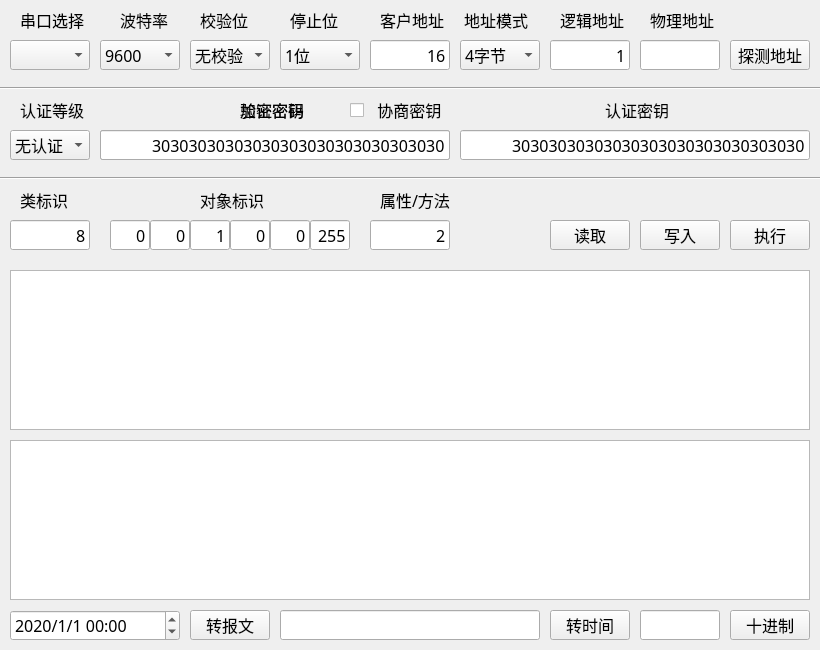
<?xml version="1.0" encoding="UTF-8"?>
<ui version="4.0">
 <class>Prober</class>
 <widget class="QMainWindow" name="Prober">
  <property name="geometry">
   <rect>
    <x>0</x>
    <y>0</y>
    <width>820</width>
    <height>650</height>
   </rect>
  </property>
  <property name="sizePolicy">
   <sizepolicy hsizetype="Fixed" vsizetype="Fixed">
    <horstretch>0</horstretch>
    <verstretch>0</verstretch>
   </sizepolicy>
  </property>
  <property name="minimumSize">
   <size>
    <width>820</width>
    <height>650</height>
   </size>
  </property>
  <property name="maximumSize">
   <size>
    <width>820</width>
    <height>650</height>
   </size>
  </property>
  <property name="font">
   <font>
    <family>等线</family>
    <pointsize>12</pointsize>
   </font>
  </property>
  <property name="windowTitle">
   <string>DLMS Prober</string>
  </property>
  <property name="windowIcon">
   <iconset>
    <normaloff>Paint.ico</normaloff>Paint.ico</iconset>
  </property>
  <widget class="QWidget" name="centralWidget">
   <widget class="QLineEdit" name="AddressLogic">
    <property name="geometry">
     <rect>
      <x>550</x>
      <y>40</y>
      <width>80</width>
      <height>30</height>
     </rect>
    </property>
    <property name="sizePolicy">
     <sizepolicy hsizetype="Fixed" vsizetype="Fixed">
      <horstretch>0</horstretch>
      <verstretch>0</verstretch>
     </sizepolicy>
    </property>
    <property name="minimumSize">
     <size>
      <width>80</width>
      <height>30</height>
     </size>
    </property>
    <property name="maximumSize">
     <size>
      <width>80</width>
      <height>30</height>
     </size>
    </property>
    <property name="font">
     <font>
      <family>等线</family>
      <pointsize>12</pointsize>
     </font>
    </property>
    <property name="contextMenuPolicy">
     <enum>Qt::NoContextMenu</enum>
    </property>
    <property name="inputMethodHints">
     <set>Qt::ImhNone</set>
    </property>
    <property name="text">
     <string>1</string>
    </property>
    <property name="maxLength">
     <number>4</number>
    </property>
    <property name="echoMode">
     <enum>QLineEdit::Normal</enum>
    </property>
    <property name="alignment">
     <set>Qt::AlignRight|Qt::AlignTrailing|Qt::AlignVCenter</set>
    </property>
   </widget>
   <widget class="QComboBox" name="SerialNo">
    <property name="geometry">
     <rect>
      <x>10</x>
      <y>40</y>
      <width>80</width>
      <height>30</height>
     </rect>
    </property>
    <property name="currentIndex">
     <number>-1</number>
    </property>
   </widget>
   <widget class="QLabel" name="label_1">
    <property name="geometry">
     <rect>
      <x>560</x>
      <y>10</y>
      <width>70</width>
      <height>20</height>
     </rect>
    </property>
    <property name="frameShadow">
     <enum>QFrame::Plain</enum>
    </property>
    <property name="text">
     <string>逻辑地址</string>
    </property>
   </widget>
   <widget class="QLabel" name="label_2">
    <property name="geometry">
     <rect>
      <x>650</x>
      <y>10</y>
      <width>70</width>
      <height>20</height>
     </rect>
    </property>
    <property name="text">
     <string>物理地址</string>
    </property>
   </widget>
   <widget class="QComboBox" name="Baudrate">
    <property name="geometry">
     <rect>
      <x>100</x>
      <y>40</y>
      <width>80</width>
      <height>30</height>
     </rect>
    </property>
    <property name="currentIndex">
     <number>3</number>
    </property>
    <item>
     <property name="text">
      <string>1200</string>
     </property>
    </item>
    <item>
     <property name="text">
      <string>2400</string>
     </property>
    </item>
    <item>
     <property name="text">
      <string>4800</string>
     </property>
    </item>
    <item>
     <property name="text">
      <string>9600</string>
     </property>
    </item>
    <item>
     <property name="text">
      <string>19200</string>
     </property>
    </item>
    <item>
     <property name="text">
      <string>38400</string>
     </property>
    </item>
    <item>
     <property name="text">
      <string>57600</string>
     </property>
    </item>
    <item>
     <property name="text">
      <string>115200</string>
     </property>
    </item>
   </widget>
   <widget class="QComboBox" name="CheckBit">
    <property name="geometry">
     <rect>
      <x>190</x>
      <y>40</y>
      <width>80</width>
      <height>30</height>
     </rect>
    </property>
    <property name="currentIndex">
     <number>0</number>
    </property>
    <item>
     <property name="text">
      <string>无校验</string>
     </property>
    </item>
    <item>
     <property name="text">
      <string>奇校验</string>
     </property>
    </item>
    <item>
     <property name="text">
      <string>偶校验</string>
     </property>
    </item>
   </widget>
   <widget class="QComboBox" name="StopBit">
    <property name="geometry">
     <rect>
      <x>280</x>
      <y>40</y>
      <width>80</width>
      <height>30</height>
     </rect>
    </property>
    <property name="currentIndex">
     <number>0</number>
    </property>
    <item>
     <property name="text">
      <string>1位</string>
     </property>
    </item>
    <item>
     <property name="text">
      <string>1位半</string>
     </property>
    </item>
    <item>
     <property name="text">
      <string>2位</string>
     </property>
    </item>
   </widget>
   <widget class="QLineEdit" name="Password">
    <property name="geometry">
     <rect>
      <x>100</x>
      <y>130</y>
      <width>350</width>
      <height>30</height>
     </rect>
    </property>
    <property name="sizePolicy">
     <sizepolicy hsizetype="Fixed" vsizetype="Fixed">
      <horstretch>0</horstretch>
      <verstretch>0</verstretch>
     </sizepolicy>
    </property>
    <property name="minimumSize">
     <size>
      <width>350</width>
      <height>30</height>
     </size>
    </property>
    <property name="maximumSize">
     <size>
      <width>350</width>
      <height>30</height>
     </size>
    </property>
    <property name="font">
     <font>
      <family>等线</family>
      <pointsize>12</pointsize>
     </font>
    </property>
    <property name="contextMenuPolicy">
     <enum>Qt::NoContextMenu</enum>
    </property>
    <property name="inputMethodHints">
     <set>Qt::ImhNone</set>
    </property>
    <property name="text">
     <string>3030303030303030</string>
    </property>
    <property name="maxLength">
     <number>40</number>
    </property>
    <property name="alignment">
     <set>Qt::AlignRight|Qt::AlignTrailing|Qt::AlignVCenter</set>
    </property>
   </widget>
   <widget class="QLineEdit" name="AddressReal">
    <property name="geometry">
     <rect>
      <x>640</x>
      <y>40</y>
      <width>80</width>
      <height>30</height>
     </rect>
    </property>
    <property name="sizePolicy">
     <sizepolicy hsizetype="Fixed" vsizetype="Fixed">
      <horstretch>0</horstretch>
      <verstretch>0</verstretch>
     </sizepolicy>
    </property>
    <property name="minimumSize">
     <size>
      <width>80</width>
      <height>30</height>
     </size>
    </property>
    <property name="maximumSize">
     <size>
      <width>80</width>
      <height>30</height>
     </size>
    </property>
    <property name="font">
     <font>
      <family>等线</family>
      <pointsize>12</pointsize>
     </font>
    </property>
    <property name="contextMenuPolicy">
     <enum>Qt::NoContextMenu</enum>
    </property>
    <property name="inputMethodHints">
     <set>Qt::ImhNone</set>
    </property>
    <property name="text">
     <string/>
    </property>
    <property name="maxLength">
     <number>4</number>
    </property>
    <property name="alignment">
     <set>Qt::AlignRight|Qt::AlignTrailing|Qt::AlignVCenter</set>
    </property>
   </widget>
   <widget class="QLineEdit" name="EncryptKey">
    <property name="geometry">
     <rect>
      <x>100</x>
      <y>130</y>
      <width>350</width>
      <height>30</height>
     </rect>
    </property>
    <property name="sizePolicy">
     <sizepolicy hsizetype="Fixed" vsizetype="Fixed">
      <horstretch>0</horstretch>
      <verstretch>0</verstretch>
     </sizepolicy>
    </property>
    <property name="minimumSize">
     <size>
      <width>350</width>
      <height>30</height>
     </size>
    </property>
    <property name="maximumSize">
     <size>
      <width>350</width>
      <height>30</height>
     </size>
    </property>
    <property name="font">
     <font>
      <family>等线</family>
      <pointsize>12</pointsize>
     </font>
    </property>
    <property name="contextMenuPolicy">
     <enum>Qt::NoContextMenu</enum>
    </property>
    <property name="inputMethodHints">
     <set>Qt::ImhNone</set>
    </property>
    <property name="text">
     <string>30303030303030303030303030303030</string>
    </property>
    <property name="maxLength">
     <number>32</number>
    </property>
    <property name="alignment">
     <set>Qt::AlignRight|Qt::AlignTrailing|Qt::AlignVCenter</set>
    </property>
   </widget>
   <widget class="QLabel" name="label_7">
    <property name="geometry">
     <rect>
      <x>240</x>
      <y>100</y>
      <width>80</width>
      <height>20</height>
     </rect>
    </property>
    <property name="frameShadow">
     <enum>QFrame::Plain</enum>
    </property>
    <property name="text">
     <string>加密密钥</string>
    </property>
   </widget>
   <widget class="QLabel" name="label_8">
    <property name="geometry">
     <rect>
      <x>605</x>
      <y>100</y>
      <width>80</width>
      <height>20</height>
     </rect>
    </property>
    <property name="frameShadow">
     <enum>QFrame::Plain</enum>
    </property>
    <property name="text">
     <string>认证密钥</string>
    </property>
   </widget>
   <widget class="QComboBox" name="Level">
    <property name="geometry">
     <rect>
      <x>10</x>
      <y>130</y>
      <width>80</width>
      <height>30</height>
     </rect>
    </property>
    <property name="currentIndex">
     <number>0</number>
    </property>
    <item>
     <property name="text">
      <string>无认证</string>
     </property>
    </item>
    <item>
     <property name="text">
      <string>低等级</string>
     </property>
    </item>
    <item>
     <property name="text">
      <string>高等级</string>
     </property>
    </item>
   </widget>
   <widget class="QLineEdit" name="AuthKey">
    <property name="geometry">
     <rect>
      <x>460</x>
      <y>130</y>
      <width>350</width>
      <height>30</height>
     </rect>
    </property>
    <property name="sizePolicy">
     <sizepolicy hsizetype="Fixed" vsizetype="Fixed">
      <horstretch>0</horstretch>
      <verstretch>0</verstretch>
     </sizepolicy>
    </property>
    <property name="minimumSize">
     <size>
      <width>350</width>
      <height>30</height>
     </size>
    </property>
    <property name="maximumSize">
     <size>
      <width>350</width>
      <height>30</height>
     </size>
    </property>
    <property name="font">
     <font>
      <family>等线</family>
      <pointsize>12</pointsize>
     </font>
    </property>
    <property name="contextMenuPolicy">
     <enum>Qt::NoContextMenu</enum>
    </property>
    <property name="inputMethodHints">
     <set>Qt::ImhNone</set>
    </property>
    <property name="text">
     <string>30303030303030303030303030303030</string>
    </property>
    <property name="maxLength">
     <number>32</number>
    </property>
    <property name="alignment">
     <set>Qt::AlignRight|Qt::AlignTrailing|Qt::AlignVCenter</set>
    </property>
   </widget>
   <widget class="QLabel" name="label_9">
    <property name="geometry">
     <rect>
      <x>240</x>
      <y>100</y>
      <width>80</width>
      <height>20</height>
     </rect>
    </property>
    <property name="frameShadow">
     <enum>QFrame::Plain</enum>
    </property>
    <property name="text">
     <string>验证密码</string>
    </property>
   </widget>
   <widget class="QPushButton" name="ButtonGetAddress">
    <property name="geometry">
     <rect>
      <x>730</x>
      <y>40</y>
      <width>80</width>
      <height>30</height>
     </rect>
    </property>
    <property name="minimumSize">
     <size>
      <width>80</width>
      <height>30</height>
     </size>
    </property>
    <property name="maximumSize">
     <size>
      <width>80</width>
      <height>30</height>
     </size>
    </property>
    <property name="text">
     <string>探测地址</string>
    </property>
   </widget>
   <widget class="QLineEdit" name="ClassID">
    <property name="geometry">
     <rect>
      <x>10</x>
      <y>220</y>
      <width>80</width>
      <height>30</height>
     </rect>
    </property>
    <property name="sizePolicy">
     <sizepolicy hsizetype="Fixed" vsizetype="Fixed">
      <horstretch>0</horstretch>
      <verstretch>0</verstretch>
     </sizepolicy>
    </property>
    <property name="minimumSize">
     <size>
      <width>80</width>
      <height>30</height>
     </size>
    </property>
    <property name="maximumSize">
     <size>
      <width>80</width>
      <height>30</height>
     </size>
    </property>
    <property name="font">
     <font>
      <family>等线</family>
      <pointsize>12</pointsize>
     </font>
    </property>
    <property name="contextMenuPolicy">
     <enum>Qt::NoContextMenu</enum>
    </property>
    <property name="inputMethodHints">
     <set>Qt::ImhNone</set>
    </property>
    <property name="text">
     <string>8</string>
    </property>
    <property name="maxLength">
     <number>5</number>
    </property>
    <property name="alignment">
     <set>Qt::AlignRight|Qt::AlignTrailing|Qt::AlignVCenter</set>
    </property>
   </widget>
   <widget class="QPlainTextEdit" name="Plain">
    <property name="geometry">
     <rect>
      <x>10</x>
      <y>270</y>
      <width>800</width>
      <height>160</height>
     </rect>
    </property>
    <property name="sizePolicy">
     <sizepolicy hsizetype="Fixed" vsizetype="Fixed">
      <horstretch>0</horstretch>
      <verstretch>0</verstretch>
     </sizepolicy>
    </property>
    <property name="minimumSize">
     <size>
      <width>800</width>
      <height>160</height>
     </size>
    </property>
    <property name="maximumSize">
     <size>
      <width>800</width>
      <height>160</height>
     </size>
    </property>
    <property name="contextMenuPolicy">
     <enum>Qt::NoContextMenu</enum>
    </property>
    <property name="plainText">
     <string/>
    </property>
   </widget>
   <widget class="QPlainTextEdit" name="LOG">
    <property name="geometry">
     <rect>
      <x>10</x>
      <y>440</y>
      <width>800</width>
      <height>160</height>
     </rect>
    </property>
    <property name="sizePolicy">
     <sizepolicy hsizetype="Fixed" vsizetype="Fixed">
      <horstretch>0</horstretch>
      <verstretch>0</verstretch>
     </sizepolicy>
    </property>
    <property name="minimumSize">
     <size>
      <width>800</width>
      <height>160</height>
     </size>
    </property>
    <property name="maximumSize">
     <size>
      <width>800</width>
      <height>160</height>
     </size>
    </property>
    <property name="contextMenuPolicy">
     <enum>Qt::NoContextMenu</enum>
    </property>
    <property name="plainText">
     <string/>
    </property>
   </widget>
   <widget class="QLabel" name="label_3">
    <property name="geometry">
     <rect>
      <x>20</x>
      <y>10</y>
      <width>70</width>
      <height>20</height>
     </rect>
    </property>
    <property name="frameShadow">
     <enum>QFrame::Plain</enum>
    </property>
    <property name="text">
     <string>串口选择</string>
    </property>
   </widget>
   <widget class="QLabel" name="label_4">
    <property name="geometry">
     <rect>
      <x>120</x>
      <y>10</y>
      <width>50</width>
      <height>20</height>
     </rect>
    </property>
    <property name="frameShadow">
     <enum>QFrame::Plain</enum>
    </property>
    <property name="text">
     <string>波特率</string>
    </property>
   </widget>
   <widget class="QLabel" name="label_5">
    <property name="geometry">
     <rect>
      <x>200</x>
      <y>10</y>
      <width>50</width>
      <height>20</height>
     </rect>
    </property>
    <property name="frameShadow">
     <enum>QFrame::Plain</enum>
    </property>
    <property name="text">
     <string>校验位</string>
    </property>
   </widget>
   <widget class="QLabel" name="label_10">
    <property name="geometry">
     <rect>
      <x>290</x>
      <y>10</y>
      <width>50</width>
      <height>20</height>
     </rect>
    </property>
    <property name="frameShadow">
     <enum>QFrame::Plain</enum>
    </property>
    <property name="text">
     <string>停止位</string>
    </property>
   </widget>
   <widget class="QLabel" name="label_11">
    <property name="geometry">
     <rect>
      <x>20</x>
      <y>100</y>
      <width>70</width>
      <height>20</height>
     </rect>
    </property>
    <property name="frameShadow">
     <enum>QFrame::Plain</enum>
    </property>
    <property name="text">
     <string>认证等级</string>
    </property>
   </widget>
   <widget class="QPushButton" name="ButtonRead">
    <property name="geometry">
     <rect>
      <x>550</x>
      <y>220</y>
      <width>80</width>
      <height>30</height>
     </rect>
    </property>
    <property name="minimumSize">
     <size>
      <width>80</width>
      <height>30</height>
     </size>
    </property>
    <property name="maximumSize">
     <size>
      <width>80</width>
      <height>30</height>
     </size>
    </property>
    <property name="text">
     <string>读取</string>
    </property>
   </widget>
   <widget class="QPushButton" name="ButtonWrite">
    <property name="geometry">
     <rect>
      <x>640</x>
      <y>220</y>
      <width>80</width>
      <height>30</height>
     </rect>
    </property>
    <property name="minimumSize">
     <size>
      <width>80</width>
      <height>30</height>
     </size>
    </property>
    <property name="maximumSize">
     <size>
      <width>80</width>
      <height>30</height>
     </size>
    </property>
    <property name="text">
     <string>写入</string>
    </property>
   </widget>
   <widget class="QPushButton" name="ButtonExecute">
    <property name="geometry">
     <rect>
      <x>730</x>
      <y>220</y>
      <width>80</width>
      <height>30</height>
     </rect>
    </property>
    <property name="minimumSize">
     <size>
      <width>80</width>
      <height>30</height>
     </size>
    </property>
    <property name="maximumSize">
     <size>
      <width>80</width>
      <height>30</height>
     </size>
    </property>
    <property name="text">
     <string>执行</string>
    </property>
   </widget>
   <widget class="QLabel" name="label_12">
    <property name="geometry">
     <rect>
      <x>20</x>
      <y>190</y>
      <width>50</width>
      <height>20</height>
     </rect>
    </property>
    <property name="frameShadow">
     <enum>QFrame::Plain</enum>
    </property>
    <property name="text">
     <string>类标识</string>
    </property>
   </widget>
   <widget class="QLabel" name="label_13">
    <property name="geometry">
     <rect>
      <x>200</x>
      <y>190</y>
      <width>70</width>
      <height>20</height>
     </rect>
    </property>
    <property name="frameShadow">
     <enum>QFrame::Plain</enum>
    </property>
    <property name="text">
     <string>对象标识</string>
    </property>
   </widget>
   <widget class="QDateTimeEdit" name="Time">
    <property name="geometry">
     <rect>
      <x>10</x>
      <y>610</y>
      <width>170</width>
      <height>31</height>
     </rect>
    </property>
    <property name="contextMenuPolicy">
     <enum>Qt::NoContextMenu</enum>
    </property>
    <property name="dateTime">
     <datetime>
      <hour>0</hour>
      <minute>0</minute>
      <second>0</second>
      <year>2020</year>
      <month>1</month>
      <day>1</day>
     </datetime>
    </property>
    <property name="minimumDateTime">
     <datetime>
      <hour>0</hour>
      <minute>0</minute>
      <second>0</second>
      <year>1970</year>
      <month>1</month>
      <day>1</day>
     </datetime>
    </property>
    <property name="currentSection">
     <enum>QDateTimeEdit::YearSection</enum>
    </property>
    <property name="displayFormat">
     <string>yyyy/M/d hh:mm</string>
    </property>
   </widget>
   <widget class="QLineEdit" name="Text">
    <property name="geometry">
     <rect>
      <x>280</x>
      <y>610</y>
      <width>260</width>
      <height>30</height>
     </rect>
    </property>
    <property name="sizePolicy">
     <sizepolicy hsizetype="Fixed" vsizetype="Fixed">
      <horstretch>0</horstretch>
      <verstretch>0</verstretch>
     </sizepolicy>
    </property>
    <property name="minimumSize">
     <size>
      <width>260</width>
      <height>30</height>
     </size>
    </property>
    <property name="maximumSize">
     <size>
      <width>260</width>
      <height>30</height>
     </size>
    </property>
    <property name="font">
     <font>
      <family>等线</family>
      <pointsize>12</pointsize>
     </font>
    </property>
    <property name="contextMenuPolicy">
     <enum>Qt::PreventContextMenu</enum>
    </property>
    <property name="inputMethodHints">
     <set>Qt::ImhNone</set>
    </property>
    <property name="text">
     <string/>
    </property>
    <property name="maxLength">
     <number>32</number>
    </property>
    <property name="alignment">
     <set>Qt::AlignRight|Qt::AlignTrailing|Qt::AlignVCenter</set>
    </property>
   </widget>
   <widget class="QPushButton" name="Button2Text">
    <property name="geometry">
     <rect>
      <x>190</x>
      <y>610</y>
      <width>80</width>
      <height>30</height>
     </rect>
    </property>
    <property name="minimumSize">
     <size>
      <width>80</width>
      <height>30</height>
     </size>
    </property>
    <property name="maximumSize">
     <size>
      <width>80</width>
      <height>30</height>
     </size>
    </property>
    <property name="text">
     <string>转报文</string>
    </property>
   </widget>
   <widget class="QPushButton" name="Button2Time">
    <property name="geometry">
     <rect>
      <x>550</x>
      <y>610</y>
      <width>80</width>
      <height>30</height>
     </rect>
    </property>
    <property name="minimumSize">
     <size>
      <width>80</width>
      <height>30</height>
     </size>
    </property>
    <property name="maximumSize">
     <size>
      <width>80</width>
      <height>30</height>
     </size>
    </property>
    <property name="text">
     <string>转时间</string>
    </property>
   </widget>
   <widget class="QLineEdit" name="HexDec">
    <property name="geometry">
     <rect>
      <x>640</x>
      <y>610</y>
      <width>80</width>
      <height>30</height>
     </rect>
    </property>
    <property name="sizePolicy">
     <sizepolicy hsizetype="Fixed" vsizetype="Fixed">
      <horstretch>0</horstretch>
      <verstretch>0</verstretch>
     </sizepolicy>
    </property>
    <property name="minimumSize">
     <size>
      <width>80</width>
      <height>30</height>
     </size>
    </property>
    <property name="maximumSize">
     <size>
      <width>80</width>
      <height>30</height>
     </size>
    </property>
    <property name="font">
     <font>
      <family>等线</family>
      <pointsize>12</pointsize>
     </font>
    </property>
    <property name="contextMenuPolicy">
     <enum>Qt::NoContextMenu</enum>
    </property>
    <property name="inputMethodHints">
     <set>Qt::ImhNone</set>
    </property>
    <property name="text">
     <string/>
    </property>
    <property name="maxLength">
     <number>5</number>
    </property>
    <property name="echoMode">
     <enum>QLineEdit::Normal</enum>
    </property>
    <property name="alignment">
     <set>Qt::AlignRight|Qt::AlignTrailing|Qt::AlignVCenter</set>
    </property>
   </widget>
   <widget class="QPushButton" name="ButtonHexDec">
    <property name="geometry">
     <rect>
      <x>730</x>
      <y>610</y>
      <width>80</width>
      <height>30</height>
     </rect>
    </property>
    <property name="minimumSize">
     <size>
      <width>80</width>
      <height>30</height>
     </size>
    </property>
    <property name="maximumSize">
     <size>
      <width>80</width>
      <height>30</height>
     </size>
    </property>
    <property name="text">
     <string>十进制</string>
    </property>
   </widget>
   <widget class="Line" name="line_1">
    <property name="geometry">
     <rect>
      <x>0</x>
      <y>80</y>
      <width>821</width>
      <height>16</height>
     </rect>
    </property>
    <property name="orientation">
     <enum>Qt::Horizontal</enum>
    </property>
   </widget>
   <widget class="Line" name="line_2">
    <property name="geometry">
     <rect>
      <x>0</x>
      <y>170</y>
      <width>821</width>
      <height>16</height>
     </rect>
    </property>
    <property name="orientation">
     <enum>Qt::Horizontal</enum>
    </property>
   </widget>
   <widget class="QLineEdit" name="Attribute">
    <property name="geometry">
     <rect>
      <x>370</x>
      <y>220</y>
      <width>80</width>
      <height>30</height>
     </rect>
    </property>
    <property name="sizePolicy">
     <sizepolicy hsizetype="Fixed" vsizetype="Fixed">
      <horstretch>0</horstretch>
      <verstretch>0</verstretch>
     </sizepolicy>
    </property>
    <property name="minimumSize">
     <size>
      <width>80</width>
      <height>30</height>
     </size>
    </property>
    <property name="maximumSize">
     <size>
      <width>80</width>
      <height>30</height>
     </size>
    </property>
    <property name="font">
     <font>
      <family>等线</family>
      <pointsize>12</pointsize>
     </font>
    </property>
    <property name="contextMenuPolicy">
     <enum>Qt::NoContextMenu</enum>
    </property>
    <property name="inputMethodHints">
     <set>Qt::ImhNone</set>
    </property>
    <property name="text">
     <string>2</string>
    </property>
    <property name="maxLength">
     <number>5</number>
    </property>
    <property name="alignment">
     <set>Qt::AlignRight|Qt::AlignTrailing|Qt::AlignVCenter</set>
    </property>
   </widget>
   <widget class="QLineEdit" name="OBIS5">
    <property name="geometry">
     <rect>
      <x>270</x>
      <y>220</y>
      <width>40</width>
      <height>30</height>
     </rect>
    </property>
    <property name="sizePolicy">
     <sizepolicy hsizetype="Fixed" vsizetype="Fixed">
      <horstretch>0</horstretch>
      <verstretch>0</verstretch>
     </sizepolicy>
    </property>
    <property name="minimumSize">
     <size>
      <width>0</width>
      <height>30</height>
     </size>
    </property>
    <property name="maximumSize">
     <size>
      <width>80</width>
      <height>30</height>
     </size>
    </property>
    <property name="font">
     <font>
      <family>等线</family>
      <pointsize>12</pointsize>
     </font>
    </property>
    <property name="contextMenuPolicy">
     <enum>Qt::NoContextMenu</enum>
    </property>
    <property name="inputMethodHints">
     <set>Qt::ImhNone</set>
    </property>
    <property name="text">
     <string>0</string>
    </property>
    <property name="maxLength">
     <number>3</number>
    </property>
    <property name="alignment">
     <set>Qt::AlignRight|Qt::AlignTrailing|Qt::AlignVCenter</set>
    </property>
   </widget>
   <widget class="QLabel" name="label_15">
    <property name="geometry">
     <rect>
      <x>380</x>
      <y>190</y>
      <width>70</width>
      <height>20</height>
     </rect>
    </property>
    <property name="frameShadow">
     <enum>QFrame::Plain</enum>
    </property>
    <property name="text">
     <string>属性/方法</string>
    </property>
   </widget>
   <widget class="QLineEdit" name="OBIS4">
    <property name="geometry">
     <rect>
      <x>230</x>
      <y>220</y>
      <width>40</width>
      <height>30</height>
     </rect>
    </property>
    <property name="sizePolicy">
     <sizepolicy hsizetype="Fixed" vsizetype="Fixed">
      <horstretch>0</horstretch>
      <verstretch>0</verstretch>
     </sizepolicy>
    </property>
    <property name="minimumSize">
     <size>
      <width>0</width>
      <height>30</height>
     </size>
    </property>
    <property name="maximumSize">
     <size>
      <width>80</width>
      <height>30</height>
     </size>
    </property>
    <property name="font">
     <font>
      <family>等线</family>
      <pointsize>12</pointsize>
     </font>
    </property>
    <property name="contextMenuPolicy">
     <enum>Qt::NoContextMenu</enum>
    </property>
    <property name="inputMethodHints">
     <set>Qt::ImhNone</set>
    </property>
    <property name="text">
     <string>0</string>
    </property>
    <property name="maxLength">
     <number>3</number>
    </property>
    <property name="alignment">
     <set>Qt::AlignRight|Qt::AlignTrailing|Qt::AlignVCenter</set>
    </property>
   </widget>
   <widget class="QLineEdit" name="OBIS3">
    <property name="geometry">
     <rect>
      <x>190</x>
      <y>220</y>
      <width>40</width>
      <height>30</height>
     </rect>
    </property>
    <property name="sizePolicy">
     <sizepolicy hsizetype="Fixed" vsizetype="Fixed">
      <horstretch>0</horstretch>
      <verstretch>0</verstretch>
     </sizepolicy>
    </property>
    <property name="minimumSize">
     <size>
      <width>0</width>
      <height>30</height>
     </size>
    </property>
    <property name="maximumSize">
     <size>
      <width>80</width>
      <height>30</height>
     </size>
    </property>
    <property name="font">
     <font>
      <family>等线</family>
      <pointsize>12</pointsize>
     </font>
    </property>
    <property name="contextMenuPolicy">
     <enum>Qt::NoContextMenu</enum>
    </property>
    <property name="inputMethodHints">
     <set>Qt::ImhNone</set>
    </property>
    <property name="text">
     <string>1</string>
    </property>
    <property name="maxLength">
     <number>3</number>
    </property>
    <property name="alignment">
     <set>Qt::AlignRight|Qt::AlignTrailing|Qt::AlignVCenter</set>
    </property>
   </widget>
   <widget class="QLineEdit" name="OBIS2">
    <property name="geometry">
     <rect>
      <x>150</x>
      <y>220</y>
      <width>40</width>
      <height>30</height>
     </rect>
    </property>
    <property name="sizePolicy">
     <sizepolicy hsizetype="Fixed" vsizetype="Fixed">
      <horstretch>0</horstretch>
      <verstretch>0</verstretch>
     </sizepolicy>
    </property>
    <property name="minimumSize">
     <size>
      <width>0</width>
      <height>30</height>
     </size>
    </property>
    <property name="maximumSize">
     <size>
      <width>80</width>
      <height>30</height>
     </size>
    </property>
    <property name="font">
     <font>
      <family>等线</family>
      <pointsize>12</pointsize>
     </font>
    </property>
    <property name="contextMenuPolicy">
     <enum>Qt::NoContextMenu</enum>
    </property>
    <property name="inputMethodHints">
     <set>Qt::ImhNone</set>
    </property>
    <property name="text">
     <string>0</string>
    </property>
    <property name="maxLength">
     <number>3</number>
    </property>
    <property name="alignment">
     <set>Qt::AlignRight|Qt::AlignTrailing|Qt::AlignVCenter</set>
    </property>
   </widget>
   <widget class="QLineEdit" name="OBIS1">
    <property name="geometry">
     <rect>
      <x>110</x>
      <y>220</y>
      <width>40</width>
      <height>30</height>
     </rect>
    </property>
    <property name="sizePolicy">
     <sizepolicy hsizetype="Fixed" vsizetype="Fixed">
      <horstretch>0</horstretch>
      <verstretch>0</verstretch>
     </sizepolicy>
    </property>
    <property name="minimumSize">
     <size>
      <width>0</width>
      <height>30</height>
     </size>
    </property>
    <property name="maximumSize">
     <size>
      <width>80</width>
      <height>30</height>
     </size>
    </property>
    <property name="font">
     <font>
      <family>等线</family>
      <pointsize>12</pointsize>
     </font>
    </property>
    <property name="contextMenuPolicy">
     <enum>Qt::NoContextMenu</enum>
    </property>
    <property name="inputMethodHints">
     <set>Qt::ImhNone</set>
    </property>
    <property name="text">
     <string>0</string>
    </property>
    <property name="maxLength">
     <number>3</number>
    </property>
    <property name="alignment">
     <set>Qt::AlignRight|Qt::AlignTrailing|Qt::AlignVCenter</set>
    </property>
   </widget>
   <widget class="QLineEdit" name="OBIS6">
    <property name="geometry">
     <rect>
      <x>310</x>
      <y>220</y>
      <width>40</width>
      <height>30</height>
     </rect>
    </property>
    <property name="sizePolicy">
     <sizepolicy hsizetype="Fixed" vsizetype="Fixed">
      <horstretch>0</horstretch>
      <verstretch>0</verstretch>
     </sizepolicy>
    </property>
    <property name="minimumSize">
     <size>
      <width>0</width>
      <height>30</height>
     </size>
    </property>
    <property name="maximumSize">
     <size>
      <width>80</width>
      <height>30</height>
     </size>
    </property>
    <property name="font">
     <font>
      <family>等线</family>
      <pointsize>12</pointsize>
     </font>
    </property>
    <property name="contextMenuPolicy">
     <enum>Qt::NoContextMenu</enum>
    </property>
    <property name="inputMethodHints">
     <set>Qt::ImhNone</set>
    </property>
    <property name="text">
     <string>255</string>
    </property>
    <property name="maxLength">
     <number>3</number>
    </property>
    <property name="alignment">
     <set>Qt::AlignRight|Qt::AlignTrailing|Qt::AlignVCenter</set>
    </property>
   </widget>
   <widget class="QComboBox" name="AddressMode">
    <property name="geometry">
     <rect>
      <x>460</x>
      <y>40</y>
      <width>80</width>
      <height>30</height>
     </rect>
    </property>
    <property name="currentIndex">
     <number>2</number>
    </property>
    <item>
     <property name="text">
      <string>1字节</string>
     </property>
    </item>
    <item>
     <property name="text">
      <string>2字节</string>
     </property>
    </item>
    <item>
     <property name="text">
      <string>4字节</string>
     </property>
    </item>
   </widget>
   <widget class="QLabel" name="label_14">
    <property name="geometry">
     <rect>
      <x>464</x>
      <y>10</y>
      <width>71</width>
      <height>20</height>
     </rect>
    </property>
    <property name="frameShadow">
     <enum>QFrame::Plain</enum>
    </property>
    <property name="text">
     <string>地址模式</string>
    </property>
   </widget>
   <widget class="QLineEdit" name="AddressClient">
    <property name="geometry">
     <rect>
      <x>370</x>
      <y>40</y>
      <width>80</width>
      <height>30</height>
     </rect>
    </property>
    <property name="sizePolicy">
     <sizepolicy hsizetype="Fixed" vsizetype="Fixed">
      <horstretch>0</horstretch>
      <verstretch>0</verstretch>
     </sizepolicy>
    </property>
    <property name="minimumSize">
     <size>
      <width>80</width>
      <height>30</height>
     </size>
    </property>
    <property name="maximumSize">
     <size>
      <width>80</width>
      <height>30</height>
     </size>
    </property>
    <property name="font">
     <font>
      <family>等线</family>
      <pointsize>12</pointsize>
     </font>
    </property>
    <property name="contextMenuPolicy">
     <enum>Qt::NoContextMenu</enum>
    </property>
    <property name="inputMethodHints">
     <set>Qt::ImhNone</set>
    </property>
    <property name="text">
     <string>16</string>
    </property>
    <property name="maxLength">
     <number>3</number>
    </property>
    <property name="echoMode">
     <enum>QLineEdit::Normal</enum>
    </property>
    <property name="alignment">
     <set>Qt::AlignRight|Qt::AlignTrailing|Qt::AlignVCenter</set>
    </property>
   </widget>
   <widget class="QLabel" name="label_16">
    <property name="geometry">
     <rect>
      <x>380</x>
      <y>10</y>
      <width>71</width>
      <height>20</height>
     </rect>
    </property>
    <property name="frameShadow">
     <enum>QFrame::Plain</enum>
    </property>
    <property name="text">
     <string>客户地址</string>
    </property>
   </widget>
   <widget class="QCheckBox" name="DedKey">
    <property name="geometry">
     <rect>
      <x>350</x>
      <y>100</y>
      <width>130</width>
      <height>20</height>
     </rect>
    </property>
    <property name="text">
     <string>  协商密钥</string>
    </property>
   </widget>
  </widget>
 </widget>
 <layoutdefault spacing="6" margin="11"/>
 <resources/>
 <connections/>
</ui>
